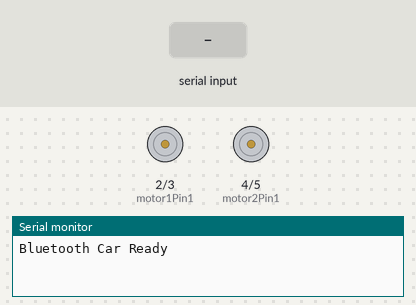
Bench run of a sketch on a simulated Arduino Uno, built with avr-gcc and run on an emulated ATmega328P. Shown: motor-driver pin pairs drawn as motors (green arrow = first pin HIGH = forward, orange = second pin HIGH = backward, longer = more drive, scaled by the enable pin), the last lines printed to the serial monitor. The test bench sets the inputs (shaded band).

Above: at 1.2 s.
1.3 s: "1" received over the second serial link
At 1.8 s:
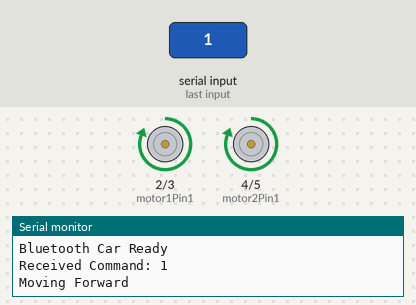
2.8 s: "2" received over the second serial link
At 4.0 s:
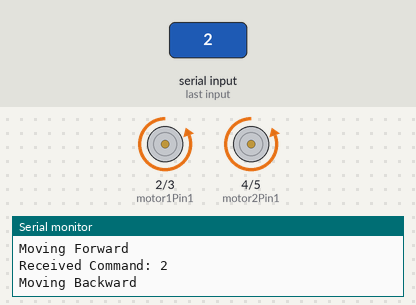
4.3 s: "3" received over the second serial link
At 5.3 s:
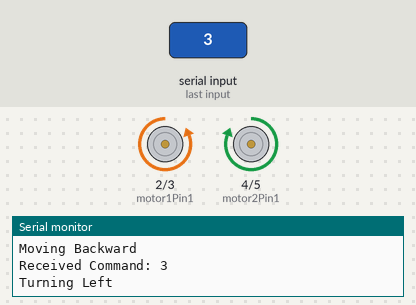
5.8 s: "4" received over the second serial link
At 6.4 s:
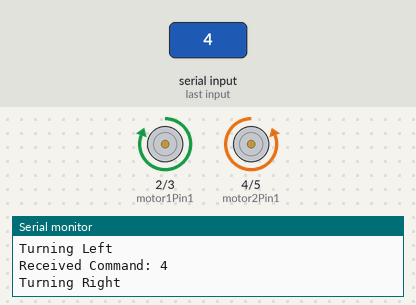
Timing chart, 0 to 8.3 s (numbered marks = the images above; inputs shaded):
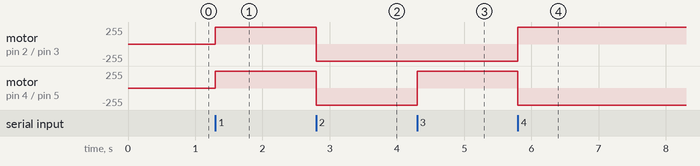

Measured:
- after the input at 1.3 s, motor on pin 2 (motor1Pin1) / pin 3 (motor1Pin2), motor on pin 4 (motor2Pin1) / pin 5 (motor2Pin2): stopped → forward 255/255 at once
- after the input at 2.8 s, motor on pin 2 (motor1Pin1) / pin 3 (motor1Pin2), motor on pin 4 (motor2Pin1) / pin 5 (motor2Pin2): forward 255/255 → backward 255/255 at once
- after the input at 4.3 s, motor on pin 4 (motor2Pin1) / pin 5 (motor2Pin2): backward 255/255 → forward 255/255 at once
- after the input at 5.8 s, motor on pin 2 (motor1Pin1) / pin 3 (motor1Pin2): backward 255/255 → forward 255/255 at once; motor on pin 4 (motor2Pin1) / pin 5 (motor2Pin2): forward 255/255 → backward 255/255 at once

The sketch:

Code.ino
```cpp
#include <SoftwareSerial.h>

SoftwareSerial BTSerial(6, 7);  // RX, TX pins for Bluetooth communication

// Motor pins
int motor1Pin1 = 2; // Motor 1 forward
int motor1Pin2 = 3; // Motor 1 backward
int motor2Pin1 = 4; // Motor 2 forward
int motor2Pin2 = 5; // Motor 2 backward
int enable1 = 9;    // Motor 1 speed control (PWM)
int enable2 = 10;   // Motor 2 speed control (PWM)

char command; // To store received Bluetooth command

void setup() {
  // Set motor pins as outputs
  pinMode(motor1Pin1, OUTPUT);
  pinMode(motor1Pin2, OUTPUT);
  pinMode(motor2Pin1, OUTPUT);
  pinMode(motor2Pin2, OUTPUT);
  pinMode(enable1, OUTPUT);
  pinMode(enable2, OUTPUT);

  // Set initial speed for motors
  analogWrite(enable1, 255); // Full speed for Motor 1
  analogWrite(enable2, 255); // Full speed for Motor 2

  BTSerial.begin(9600);       // Start Bluetooth serial at 9600 baud rate
  Serial.begin(9600);         // Start Serial monitor for debugging
  Serial.println("Bluetooth Car Ready");
}

void loop() {
  // Check if data is available from Bluetooth
  if (BTSerial.available()) {
    command = BTSerial.read();  // Read the incoming data from Bluetooth
    Serial.print("Received Command: ");
    Serial.println(command);  // Debugging statement to print received command

    // Execute commands based on valid input
    if (command == '1' || command == '2' || command == '3' || command == '4' || command == '0') {
      processCommand(command);
    } else {
      Serial.println("Invalid command, ignoring...");
    }
  }
}

// Function to process motor commands
void processCommand(char cmd) {
  switch (cmd) {
    case '1':
      Serial.println("Moving Forward"); // Debugging statement
      forward(); // Move forward
      break;

    case '2':
      Serial.println("Moving Backward"); // Debugging statement
      backward(); // Move backward
      break;

    case '3':
      Serial.println("Turning Left"); // Debugging statement
      left(); // Turn left
      break;

    case '4':
      Serial.println("Turning Right"); // Debugging statement
      right(); // Turn right
      break;

    case '0':
      Serial.println("Stopping Motors"); // Debugging statement
      stopMotors(); // Stop motors
      break;
  }
}

// Functions to control motor movement
void forward() {
  digitalWrite(motor1Pin1, HIGH);
  digitalWrite(motor1Pin2, LOW);
  digitalWrite(motor2Pin1, HIGH);
  digitalWrite(motor2Pin2, LOW);
}

void backward() {
  digitalWrite(motor1Pin1, LOW);
  digitalWrite(motor1Pin2, HIGH);
  digitalWrite(motor2Pin1, LOW);
  digitalWrite(motor2Pin2, HIGH);
}

void left() {
  digitalWrite(motor1Pin1, LOW);
  digitalWrite(motor1Pin2, HIGH);
  digitalWrite(motor2Pin1, HIGH);
  digitalWrite(motor2Pin2, LOW);
}

void right() {
  digitalWrite(motor1Pin1, HIGH);
  digitalWrite(motor1Pin2, LOW);
  digitalWrite(motor2Pin1, LOW);
  digitalWrite(motor2Pin2, HIGH);
}

// Function to stop the motors
void stopMotors() {
  digitalWrite(motor1Pin1, LOW);
  digitalWrite(motor1Pin2, LOW);
  digitalWrite(motor2Pin1, LOW);
  digitalWrite(motor2Pin2, LOW);
  Serial.println("Motors Stopped");
}
```
